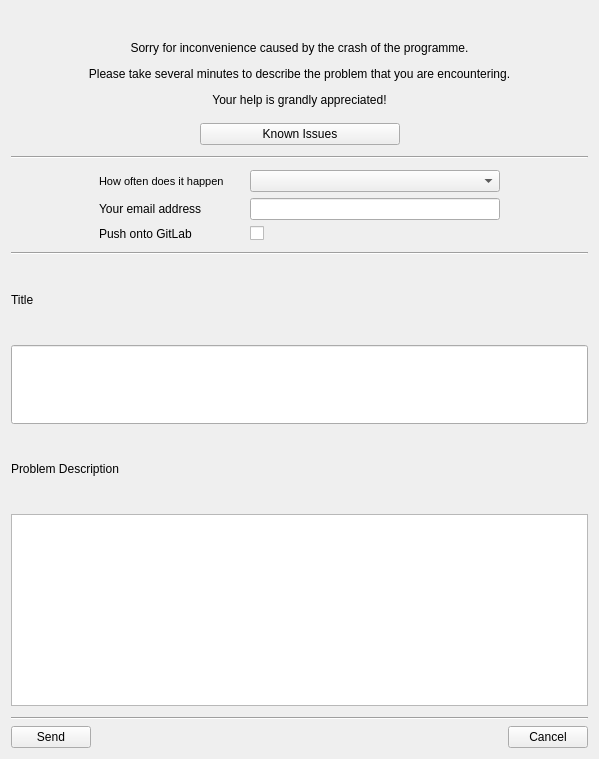
<?xml version="1.0" encoding="UTF-8"?>
<ui version="4.0">
 <class>RingWindowsCrashReporterClass</class>
 <widget class="QMainWindow" name="RingWindowsCrashReporterClass">
  <property name="geometry">
   <rect>
    <x>0</x>
    <y>0</y>
    <width>599</width>
    <height>759</height>
   </rect>
  </property>
  <property name="windowTitle">
   <string>Jami Bug Reporter</string>
  </property>
  <property name="windowIcon">
   <iconset resource="resources.qrc">
    <normaloff>:/RingWindowsCrashReporter/images/jami.png</normaloff>:/RingWindowsCrashReporter/images/jami.png</iconset>
  </property>
  <property name="toolTipDuration">
   <number>0</number>
  </property>
  <widget class="QWidget" name="centralWidget">
   <layout class="QVBoxLayout" name="verticalLayout_4">
    <item>
     <layout class="QVBoxLayout" name="verticalLayout_3">
      <item>
       <layout class="QVBoxLayout" name="verticalLayout">
        <item>
         <widget class="QLabel" name="jamiLabel">
          <property name="text">
           <string/>
          </property>
          <property name="pixmap">
           <pixmap resource="resources.qrc">:/RingWindowsCrashReporter/images/logo-jami-standard-coul.png</pixmap>
          </property>
         </widget>
        </item>
        <item>
         <spacer name="verticalSpacer">
          <property name="orientation">
           <enum>Qt::Vertical</enum>
          </property>
          <property name="sizeType">
           <enum>QSizePolicy::Fixed</enum>
          </property>
          <property name="sizeHint" stdset="0">
           <size>
            <width>20</width>
            <height>10</height>
           </size>
          </property>
         </spacer>
        </item>
        <item>
         <widget class="QLabel" name="label">
          <property name="text">
           <string>&lt;html&gt;&lt;head/&gt;&lt;body&gt;&lt;p&gt;Sorry for inconvenience caused by the crash of the programme.&lt;/p&gt;&lt;p&gt;Please take several minutes to describe the problem that you are encountering.&lt;/p&gt;&lt;p&gt;Your help is grandly appreciated!&lt;/p&gt;&lt;/body&gt;&lt;/html&gt;</string>
          </property>
          <property name="alignment">
           <set>Qt::AlignHCenter|Qt::AlignTop</set>
          </property>
         </widget>
        </item>
        <item>
         <spacer name="verticalSpacer_2">
          <property name="orientation">
           <enum>Qt::Vertical</enum>
          </property>
          <property name="sizeType">
           <enum>QSizePolicy::Fixed</enum>
          </property>
          <property name="sizeHint" stdset="0">
           <size>
            <width>20</width>
            <height>10</height>
           </size>
          </property>
         </spacer>
        </item>
        <item>
         <layout class="QHBoxLayout" name="horizontalLayout_2">
          <item>
           <spacer name="horizontalSpacer_4">
            <property name="orientation">
             <enum>Qt::Horizontal</enum>
            </property>
            <property name="sizeHint" stdset="0">
             <size>
              <width>40</width>
              <height>20</height>
             </size>
            </property>
           </spacer>
          </item>
          <item>
           <widget class="QPushButton" name="knownIssuesPushButton">
            <property name="sizePolicy">
             <sizepolicy hsizetype="Preferred" vsizetype="Preferred">
              <horstretch>0</horstretch>
              <verstretch>0</verstretch>
             </sizepolicy>
            </property>
            <property name="minimumSize">
             <size>
              <width>200</width>
              <height>0</height>
             </size>
            </property>
            <property name="text">
             <string>Known Issues</string>
            </property>
           </widget>
          </item>
          <item>
           <spacer name="horizontalSpacer_5">
            <property name="orientation">
             <enum>Qt::Horizontal</enum>
            </property>
            <property name="sizeHint" stdset="0">
             <size>
              <width>40</width>
              <height>20</height>
             </size>
            </property>
           </spacer>
          </item>
         </layout>
        </item>
        <item>
         <spacer name="verticalSpacer_3">
          <property name="orientation">
           <enum>Qt::Vertical</enum>
          </property>
          <property name="sizeType">
           <enum>QSizePolicy::Fixed</enum>
          </property>
          <property name="sizeHint" stdset="0">
           <size>
            <width>20</width>
            <height>5</height>
           </size>
          </property>
         </spacer>
        </item>
       </layout>
      </item>
      <item>
       <widget class="QFrame" name="line">
        <property name="frameShape">
         <enum>QFrame::HLine</enum>
        </property>
        <property name="frameShadow">
         <enum>QFrame::Sunken</enum>
        </property>
       </widget>
      </item>
      <item>
       <layout class="QVBoxLayout" name="verticalLayout_2">
        <item>
         <spacer name="verticalSpacer_4">
          <property name="orientation">
           <enum>Qt::Vertical</enum>
          </property>
          <property name="sizeType">
           <enum>QSizePolicy::Fixed</enum>
          </property>
          <property name="sizeHint" stdset="0">
           <size>
            <width>20</width>
            <height>5</height>
           </size>
          </property>
         </spacer>
        </item>
        <item>
         <layout class="QHBoxLayout" name="horizontalLayout">
          <item>
           <spacer name="horizontalSpacer">
            <property name="orientation">
             <enum>Qt::Horizontal</enum>
            </property>
            <property name="sizeHint" stdset="0">
             <size>
              <width>40</width>
              <height>20</height>
             </size>
            </property>
           </spacer>
          </item>
          <item>
           <layout class="QGridLayout" name="gridLayout">
            <item row="2" column="0">
             <widget class="QLabel" name="label_4">
              <property name="text">
               <string>Push onto GitLab</string>
              </property>
             </widget>
            </item>
            <item row="1" column="2">
             <widget class="QLineEdit" name="emailLineEdit">
              <property name="sizePolicy">
               <sizepolicy hsizetype="Preferred" vsizetype="Preferred">
                <horstretch>0</horstretch>
                <verstretch>0</verstretch>
               </sizepolicy>
              </property>
             </widget>
            </item>
            <item row="1" column="0">
             <widget class="QLabel" name="label_3">
              <property name="text">
               <string>Your email address</string>
              </property>
             </widget>
            </item>
            <item row="0" column="0">
             <widget class="QLabel" name="label_2">
              <property name="font">
               <font>
                <pointsize>8</pointsize>
               </font>
              </property>
              <property name="text">
               <string>How often does it happen</string>
              </property>
             </widget>
            </item>
            <item row="0" column="2">
             <widget class="QComboBox" name="regularityComboBox">
              <property name="sizePolicy">
               <sizepolicy hsizetype="Preferred" vsizetype="Preferred">
                <horstretch>0</horstretch>
                <verstretch>0</verstretch>
               </sizepolicy>
              </property>
              <property name="minimumSize">
               <size>
                <width>250</width>
                <height>0</height>
               </size>
              </property>
             </widget>
            </item>
            <item row="2" column="2">
             <widget class="QCheckBox" name="gitLabCheckBox">
              <property name="sizePolicy">
               <sizepolicy hsizetype="Preferred" vsizetype="Preferred">
                <horstretch>0</horstretch>
                <verstretch>0</verstretch>
               </sizepolicy>
              </property>
              <property name="text">
               <string/>
              </property>
             </widget>
            </item>
            <item row="0" column="1">
             <spacer name="horizontalSpacer_3">
              <property name="orientation">
               <enum>Qt::Horizontal</enum>
              </property>
              <property name="sizeHint" stdset="0">
               <size>
                <width>20</width>
                <height>20</height>
               </size>
              </property>
             </spacer>
            </item>
           </layout>
          </item>
          <item>
           <spacer name="horizontalSpacer_2">
            <property name="orientation">
             <enum>Qt::Horizontal</enum>
            </property>
            <property name="sizeHint" stdset="0">
             <size>
              <width>40</width>
              <height>20</height>
             </size>
            </property>
           </spacer>
          </item>
         </layout>
        </item>
        <item>
         <spacer name="verticalSpacer_5">
          <property name="orientation">
           <enum>Qt::Vertical</enum>
          </property>
          <property name="sizeType">
           <enum>QSizePolicy::Fixed</enum>
          </property>
          <property name="sizeHint" stdset="0">
           <size>
            <width>20</width>
            <height>5</height>
           </size>
          </property>
         </spacer>
        </item>
       </layout>
      </item>
      <item>
       <widget class="QFrame" name="line_2">
        <property name="frameShape">
         <enum>QFrame::HLine</enum>
        </property>
        <property name="frameShadow">
         <enum>QFrame::Sunken</enum>
        </property>
       </widget>
      </item>
      <item>
       <widget class="QLabel" name="label_5">
        <property name="sizePolicy">
         <sizepolicy hsizetype="Preferred" vsizetype="Expanding">
          <horstretch>0</horstretch>
          <verstretch>0</verstretch>
         </sizepolicy>
        </property>
        <property name="text">
         <string>Title</string>
        </property>
       </widget>
      </item>
      <item>
       <widget class="QLineEdit" name="lineEdit_3">
        <property name="sizePolicy">
         <sizepolicy hsizetype="Preferred" vsizetype="Expanding">
          <horstretch>0</horstretch>
          <verstretch>0</verstretch>
         </sizepolicy>
        </property>
       </widget>
      </item>
      <item>
       <widget class="QLabel" name="label_6">
        <property name="sizePolicy">
         <sizepolicy hsizetype="Preferred" vsizetype="Expanding">
          <horstretch>0</horstretch>
          <verstretch>0</verstretch>
         </sizepolicy>
        </property>
        <property name="text">
         <string>Problem Description</string>
        </property>
       </widget>
      </item>
      <item>
       <widget class="QTextEdit" name="textEdit"/>
      </item>
      <item>
       <spacer name="verticalSpacer_6">
        <property name="orientation">
         <enum>Qt::Vertical</enum>
        </property>
        <property name="sizeType">
         <enum>QSizePolicy::Fixed</enum>
        </property>
        <property name="sizeHint" stdset="0">
         <size>
          <width>20</width>
          <height>5</height>
         </size>
        </property>
       </spacer>
      </item>
      <item>
       <widget class="QFrame" name="line_3">
        <property name="frameShape">
         <enum>QFrame::HLine</enum>
        </property>
        <property name="frameShadow">
         <enum>QFrame::Sunken</enum>
        </property>
       </widget>
      </item>
      <item>
       <layout class="QHBoxLayout" name="horizontalLayout_3">
        <item>
         <widget class="QPushButton" name="sendPushButton">
          <property name="sizePolicy">
           <sizepolicy hsizetype="Preferred" vsizetype="Preferred">
            <horstretch>0</horstretch>
            <verstretch>0</verstretch>
           </sizepolicy>
          </property>
          <property name="text">
           <string>Send</string>
          </property>
         </widget>
        </item>
        <item>
         <spacer name="horizontalSpacer_6">
          <property name="orientation">
           <enum>Qt::Horizontal</enum>
          </property>
          <property name="sizeHint" stdset="0">
           <size>
            <width>40</width>
            <height>20</height>
           </size>
          </property>
         </spacer>
        </item>
        <item>
         <widget class="QPushButton" name="cancelPushButton">
          <property name="sizePolicy">
           <sizepolicy hsizetype="Preferred" vsizetype="Preferred">
            <horstretch>0</horstretch>
            <verstretch>0</verstretch>
           </sizepolicy>
          </property>
          <property name="text">
           <string>Cancel</string>
          </property>
         </widget>
        </item>
       </layout>
      </item>
     </layout>
    </item>
   </layout>
  </widget>
 </widget>
 <layoutdefault spacing="6" margin="11"/>
 <resources>
  <include location="resources.qrc"/>
 </resources>
 <connections/>
</ui>
